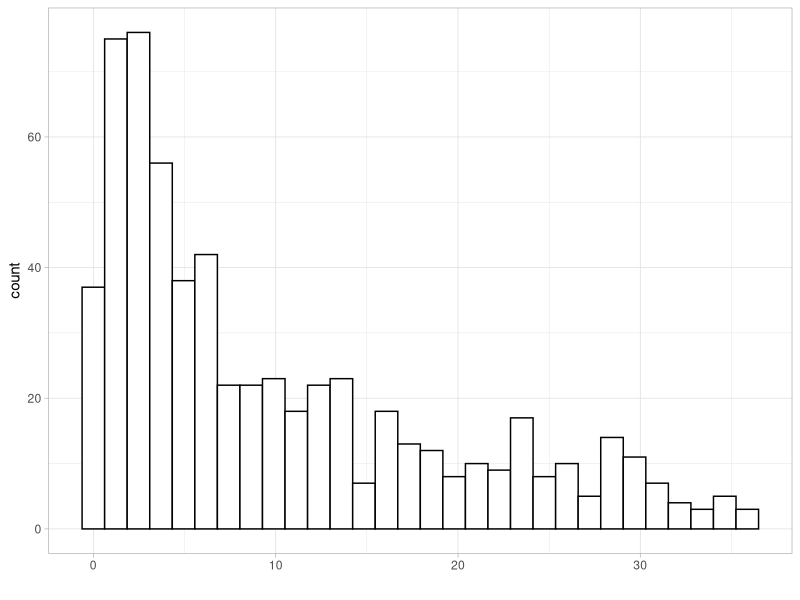

Here is the R script that generated this plot:
setwd("~/.julia/dev/BayesianDecreasingDensity/scr/datasets")
library(tidyverse)
theme_set(theme_light())

curdur <- read_csv("curdur.csv") %>% arrange(V1) %>% slice(1:618)


p <- curdur %>% ggplot(aes(x=V1)) + geom_histogram(fill='white',colour='black') + xlab("")

pdf("curdur_histogram.pdf",width =7, height=2.5)
show(p)
dev.off()